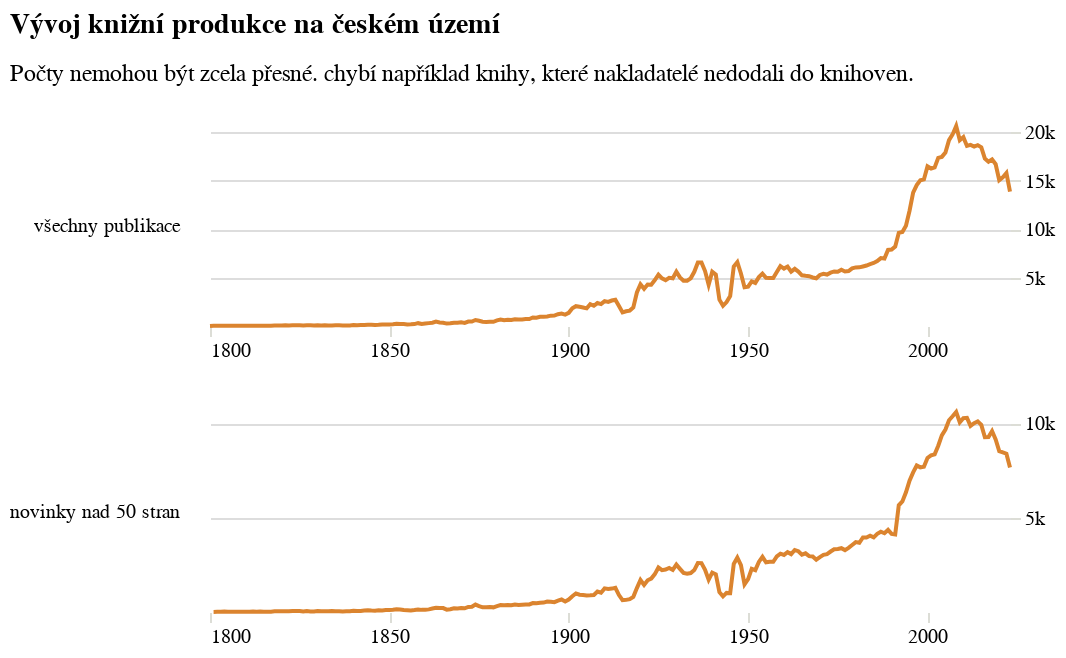

Notebook code for this chart:
### Code cell
vyvoj_produkce = alt.Chart(
    do_grafu.to_pandas(),
    title=alt.Title('Vývoj knižní produkce na českém území',
                   subtitle=["Počty nemohou být zcela přesné. chybí například knihy, které nakladatelé nedodali do knihoven."]),
    width=400,
    height=100,
).mark_line(color= '#DB842F').encode(
    alt.X('rok:T', title=None, axis=alt.Axis(tickCount=5)),
    alt.Y('value:Q', title=None, axis=alt.Axis(orient='right', domainOpacity=0, tickColor='#DCDDD6', format='s'), scale=alt.Scale(domainMin=1)),
    alt.Row('variable:N', title=None, header=alt.Header(labelAngle=0, labelAlign='left', labelAnchor='middle', labelFont='Asap'), sort=['všechny publikace','novinky nad 50 stran','podíl překladů'])
).resolve_scale(y='independent').configure_view(stroke='transparent').configure_axisX(grid=False, domain=False).resolve_axis(x="independent")

vyvoj_produkce

### Figure 1 — Vega-Lite specification as saved in the notebook (floating-point values rounded to 4 significant figures; data arrays with more than 128 entries replaced by an {"elided": "..."} marker saying what was removed)
{"config": {"title": {"font": "Noticia Text", "fontSize": 14, "anchor": "start", "lineHeight": 21, "fontWeight": "bolder", "subtitleFont": "Noticia Text", "subtitleFontSize": 12, "subtitlePadding": 12, "dy": -12}, "axis": {"labelFont": "Asap", "titleFont": "Asap", "fontWeight": "lighter", "titleFontWeight": "lighter", "labelFontSize": 10, "titleFontSize": 10, "labelPadding": 2, "titlePadding": 10, "domainOpacity": 0, "tickColor": "#DCDDD6"}, "legend": {"labelFont": "Asap", "labelFontWeight": "normal", "titleFont": "Asap", "titleFontWeight": "normal", "labelFontSize": 10, "titleFontSize": 10}, "axisX": {"domain": false, "grid": false}, "view": {"stroke": "transparent"}}, "data": {"name": "data-3ab9d95b98663e4415bac39aa567b41d"}, "mark": {"type": "line", "color": "#DB842F"}, "encoding": {"row": {"field": "variable", "header": {"labelAlign": "left", "labelAnchor": "middle", "labelAngle": 0, "labelFont": "Asap"}, "sort": ["všechny publikace", "novinky nad 50 stran", "podíl překladů"], "title": null, "type": "nominal"}, "x": {"axis": {"tickCount": 5}, "field": "rok", "title": null, "type": "temporal"}, "y": {"axis": {"domainOpacity": 0, "format": "s", "orient": "right", "tickColor": "#DCDDD6"}, "field": "value", "scale": {"domainMin": 1}, "title": null, "type": "quantitative"}}, "height": 100, "resolve": {"axis": {"x": "independent"}, "scale": {"y": "independent"}}, "title": {"text": "Vývoj knižní produkce na českém území", "subtitle": ["Počty nemohou být zcela přesné. chybí například knihy, které nakladatelé nedodali do knihoven."]}, "width": 400, "$schema": "https://vega.github.io/schema/vega-lite/v5.8.0.json", "datasets": {"data-3ab9d95b98663e4415bac39aa567b41d": {"elided": "448 records"}}}
